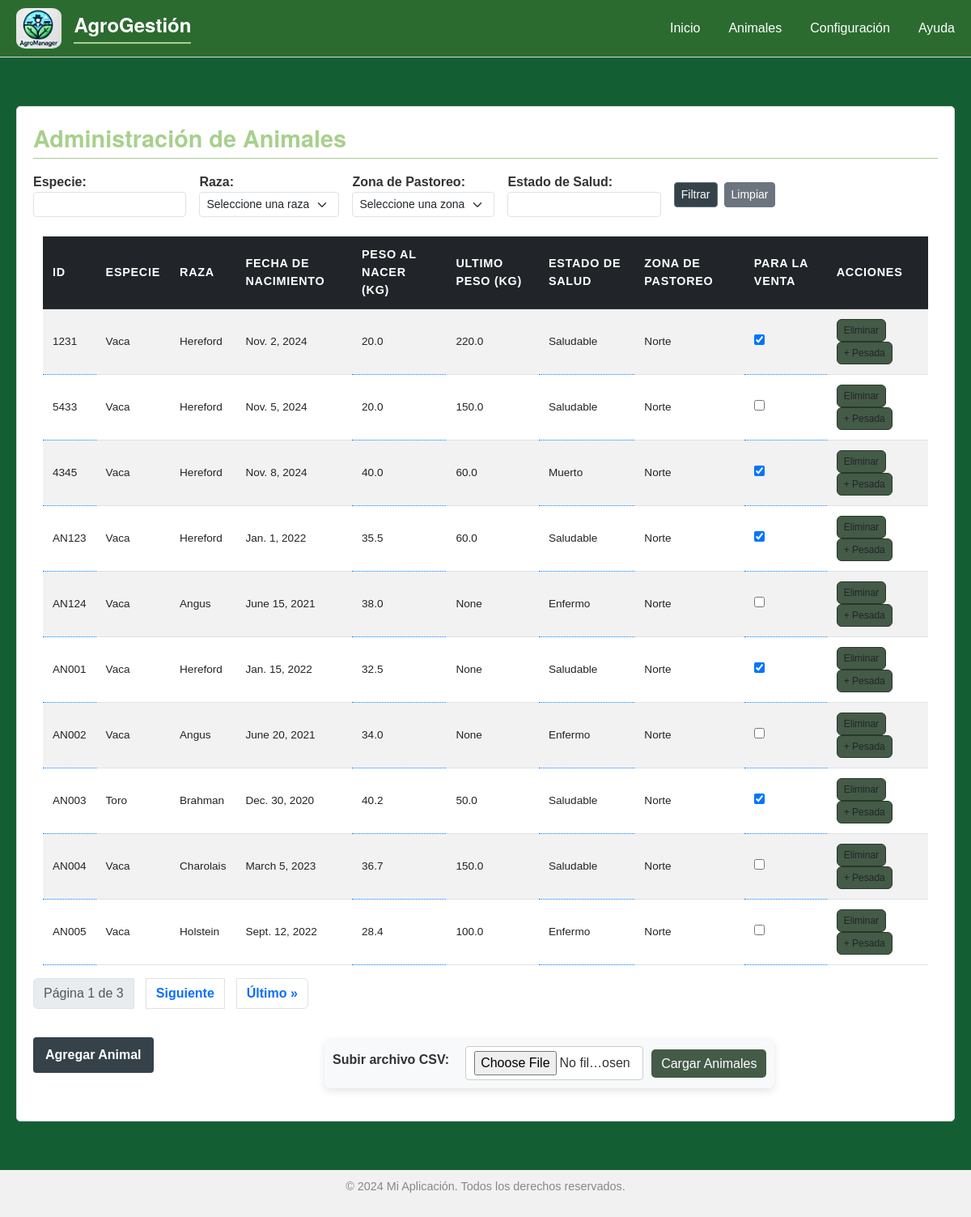
Page /admin_animales/ on the committed database.
### ganaderia/models.py (models this page shows, shortened)
class Animal(models.Model):
    identifier = models.CharField(max_length=50, unique=True)  # Código de identificación único
    species = models.CharField(max_length=100)                 # Especie (vaca, toro, etc.)
    breed = models.ForeignKey('Breed', on_delete=models.SET_NULL, null=True)  # Relación a Breed
    birth_date = models.DateField()                            # Fecha de nacimiento
    birth_weight = models.FloatField(default=0)                          # Peso de nacimiento
    health_status = models.CharField(max_length=100)           # Estado de salud (Ej: "Saludable", "Enfermo")
    pasture_zone = models.ForeignKey('PastureZone', on_delete=models.SET_NULL, null=True)  # Zona de pastoreo actual
    is_for_sale = models.BooleanField(default=False)           # Para marcar animales listos para la venta
    date_added = models.DateTimeField(default=timezone.now)    # Fecha de registro
    def latest_weight(self):
        latest_record = self.weight_records.order_by('-date_recorded').first()
        return latest_record.weight if latest_record else None
    def latest_weight_recorded(self):
        latest_record = self.weight_records.order_by('-date_recorded').first()
        return latest_record.date_recorded if latest_record else None

class Breed(models.Model):
    name = models.CharField(max_length=100, unique=True)  # Nombre de la raza, único
    description = models.TextField(blank=True, null=True)  # Descripción opcional de la raza
    def __str__(self):
        return self.name

class WeightRecord(models.Model):
    animal = models.ForeignKey(Animal, related_name='weight_records', on_delete=models.CASCADE)  # Relación a Animal
    weight = models.FloatField()                           # Peso en kg
    date_recorded = models.DateField(default=timezone.now)  # Fecha del registro de peso

class PastureZone(models.Model):
    name = models.CharField(max_length=100)                   # Nombre de la zona
    area_size = models.FloatField(default=0)                           # Tamaño en hectáreas
    grazing_capacity = models.IntegerField(default=0)                  # Capacidad de pastoreo en número de animales
    current_animals = models.ManyToManyField(Animal, blank=True, related_name='zones')  # Animales actualmente en la zona
    is_active = models.BooleanField(default=True)             # Zona activa o en descanso
    def __str__(self):
        return self.name

### ganaderia/views.py (the view)
# urls.py: path('admin_animales/', admin_animales, name='admin_animales'),
def admin_animales(request):
    animals = Animal.objects.all()
    animal_filter = AnimalFilter(request.GET, queryset=Animal.objects.all())
    pasture_zones = PastureZone.objects.all()
    paginator = Paginator(animal_filter.qs, 10)  # Aplica el paginador al queryset filtrado
    page_number = request.GET.get('page')
    page_obj = paginator.get_page(page_number)
    breeds_list = Breed.objects.all()
    return render(request, 'admin_animales.html', {'animals_list': page_obj, 'breeds_list': breeds_list, 'page_obj': page_obj, 'filter': animal_filter, 'pasturezones': pasture_zones})

### ganaderia/templates/admin_animales.html (shortened to what this page needs)
{% extends "base.html" %}
{% block content %}
    <div class="panel-container">
            <section class="panel" id="animals-panel">
                  <h2>Administración de Animales</h2>
                  <div class="filters-container">
                    <form method="get" class="row row-cols-lg-auto g-3 align-items-center mb-4" id="filtros">
                        <div class="col-12 filter-item">
                            <label for="species" class="form-label mb-0 small">Especie:</label>
                            <input type="text" id="species" name="species" value="{{ species }}" class="form-control form-control-sm">
                        </div>
                        <div class="col-12 filter-item">
                            <label for="breed" class="form-label mb-0 small">Raza:</label>
                            <select id="breed" name="breed" class="form-select form-select-sm">
                                <option value="">Seleccione una raza</option>
                            </select>
                        </div>
                        <div class="col-12 filter-item">
                            <label for="pasture_zone" class="form-label mb-0 small">Zona de Pastoreo:</label>
                            <select id="pasture_zone" name="pasture_zone" class="form-select form-select-sm">
                                <option value="">Seleccione una zona</option>
                            </select>
                        </div>
                        <div class="col-12 filter-item">
                            <label for="health_status" class="form-label mb-0 small">Estado de Salud:</label>
                            <input type="text" id="health_status" name="health_status" value="{{ health_status }}" class="form-control form-control-sm">
                        </div>
                        <div class="col-12 d-flex gap-2 filter-item">
                            <button type="submit" class="btn btn-primary btn-sm">Filtrar</button>
                            <a href="{% url 'admin_animales' %}" class="btn btn-secondary btn-sm">Limpiar</a>
                        </div>
                    </form>
                </div>
                  <div id="list-animales">
                      <div class="container mt-4">
                          <div class="table-responsive">
                              <table class="table table-striped table-hover align-middle animal-grid" id="animalTable">
                                  <thead class="table-dark">
                                      <tr>
                                          <th>ID</th>
                                          <th>Especie</th>
                                          <th>Raza</th>
                                          <th>Fecha de Nacimiento</th>
                                          <th>Peso al nacer (kg)</th>
                                          <th>Ultimo Peso (kg)</th>
                                          <th>Estado de Salud</th>
                                          <th>Zona de Pastoreo</th>
                                          <th>Para la Venta</th>
                                          <th>Acciones</th>
                                      </tr>
                                  </thead>
                                  <tbody>
                                      {% for animal in animals_list%}
                                        <tr data-animal-id="{{ animal.id }}">
                                            <td class="editable" data-field="identifier">{{ animal.identifier }} </td>
                                            <td data-field="species">{{ animal.species }}</td>
                                            <td data-field="breed">{{ animal.breed }}</td>
                                            <td data-field="birth_date">{{ animal.birth_date }}</td>
                                            <td class="editable" data-field="birth_weight">{{ animal.birth_weight }}</td>
                                            <td data-field="latest_weight" title="{{animal.latest_weight_recorded}}">{{ animal.latest_weight }}</td>
                                            <td class="editable" data-field="health_status">{{ animal.health_status }}</td>
                                            <td data-field="pasture_zone">{{ animal.pasture_zone }}</td>
                                            <td class="editable" data-field="is_for_sale" data-animal-id="{{ animal.id }}">
                                                <input type="checkbox" class="sale-checkbox" {% if animal.is_for_sale %}checked{% endif %}>
                                            </td>
                                            <td>
                                                <button class="btn " onclick="confirmDelete({{ animal.id }})" >Eliminar</button>
                                                <button class="btn " onclick="toggleFormPeso({{ animal.id }})" >+ Pesada</button>
                                            </td>
                                        </tr>
                                      {% endfor %}
                                  </tbody>
                              </table>
                          </div>
                      </div>
                  </div>
                  <div class="pagination" id='paginator'>
                    <nav aria-label="Page navigation">
                        <ul class="pagination">
                            <li class="page-item disabled">
                                <span class="page-link">
                                    Página {{ page_obj.number }} de {{ page_obj.paginator.num_pages }}
                                </span>
                            </li>
                            {% if page_obj.has_next %}
                                <li class="page-item">
                                    <a class="page-link" href="?page={{ page_obj.next_page_number }}">Siguiente</a>
                                </li>
                                <li class="page-item">
                                    <a class="page-link" href="?page={{ page_obj.paginator.num_pages }}">Último &raquo;</a>
                                </li>
                            {% endif %}
                        </ul>
                    </nav>
                </div>
                <div class="button-container">
                    <button id="show-form-button" onclick="toggleForm()" class="add-animal-btn">Agregar Animal</button>
                    <form action="{% url 'carga_bulk_animales' %}" method="post" enctype="multipart/form-data" id="cargabulk" class="file-upload-form">
                        <div class="form-row">
                            <label for="file" class="form-label">Subir archivo CSV:</label>
                            <input type="file" id="file" name="file" accept=".csv" required class="form-input">
                            <button type="submit" class="btn btn-submit">Cargar Animales</button>
                        </div>
                    </form>
              </div>
            </section>
        </div>
{% endblock %}

### ganaderia/static/css/styles.css (style rules this page uses)
body { font-family: Arial, sans-serif; margin: 0; padding: 0; background-color: #135f33; color: #333; }
h1, h2, h3, h4, h5, h6 { font-family: 'Helvetica Neue', Arial, sans-serif; font-weight: 600; }
h2 { font-size: 1.8em; line-height: 1.3; color: #a8d08d; border-bottom: 1px solid #a8d08d; padding-bottom: 0.2em; margin-bottom: 0.6em; }
nav ul { list-style: none; padding: 0; display: flex; justify-content: center; gap: 15px; }
nav ul li a { color: #ffffff; text-decoration: none; font-weight: bold; }
.panel-container { display: flex; gap: 20px; max-width: 1200px; margin: 40px auto; padding: 20px; }
#animals-panel { padding: 20px; border: 1px solid #ddd; border-radius: 5px; background-color: #ffffff; }
#show-form-button { padding: 10px 15px; font-size: 1rem; background-color: #35424a; color: #ffffff; border: none; border-radius: 4px; cursor: pointer; transition: background-color 0.3s ease; margin-bottom: 20px; }
.animal-grid { font-size: 0.85rem; }
.animal-grid thead th { font-size: 0.9rem; text-transform: uppercase; letter-spacing: 0.05em; }
.animal-grid td, .animal-grid th { padding: 0.75rem; vertical-align: middle; }
.add-animal-btn { font-size: 0.8rem; padding: 4px 10px; color: #ffffff; border: none; border-radius: 4px; cursor: pointer; transition: background-color 0.3s ease, color 0.3s ease; }
.animal-grid td button { font-size: 0.75rem; padding: 4px 8px; background-color: #445b47; border: 1px solid #28382a; }
.add-animal-btn { background-color: #506c54; font-weight: bold; }
.button-container { display: flex; align-items: center; gap: 10px; flex-wrap: wrap; }
.btn-primary { background-color: #35424a; border-color: #58707e; color: #ffffff; }
.editable { background-color: #325d47; }
th { white-space: normal; padding: 8px 10px; font-size: 0.7em; text-align: left; }
thead { height: 30px; }
th, td { text-overflow: ellipsis; overflow: hidden; max-width: 180px; }
.file-upload-form { display: flex; flex-wrap: wrap; gap: 10px; align-items: center; justify-content: start; padding: 10px; background-color: #f8f9fa; border-radius: 8px; box-shadow: 0 4px 10px rgba(0, 0, 0, 0.1); max-width: 600px; margin: 20px auto; }
.form-row { display: flex; align-items: center; gap: 10px; }
.form-label { font-size: 1em; font-weight: bold; margin-right: 10px; }
.form-input { font-size: 1em; padding: 5px 10px; width: 220px; border: 1px solid #ccc; border-radius: 4px; background-color: #fff; }
.btn-submit { padding: 6px 12px; font-size: 1em; background-color: #445b47; color: white; border: none; border-radius: 5px; cursor: pointer; transition: background-color 0.3s ease; height: 35px; }

### ganaderia/templates/base.html (style rules this page uses)
.editable { cursor: pointer; border-bottom: 1px dotted #007bff; color: #007bff; }

### ganaderia/templates/admin_animales.html (style rules this page uses)
.form-control-sm { padding: 0.2rem; height: 1.5rem; font-size: 0.875rem; }

### rows in the picture
Animal: identifier "1231", species "Vaca", breed "Hereford", birth_date "Nov. 2, 2024", birth_weight "20.0", latest_weight "220.0", health_status "Saludable", pasture_zone "Norte", is_for_sale "☑"
Animal: identifier "5433", species "Vaca", breed "Hereford", birth_date "Nov. 5, 2024", birth_weight "20.0", latest_weight "150.0", health_status "Saludable", pasture_zone "Norte"
Animal: identifier "4345", species "Vaca", breed "Hereford", birth_date "Nov. 8, 2024", birth_weight "40.0", latest_weight "60.0", health_status "Muerto", pasture_zone "Norte", is_for_sale "☑"
Animal: identifier "AN123", species "Vaca", breed "Hereford", birth_date "Jan. 1, 2022", birth_weight "35.5", latest_weight "60.0", health_status "Saludable", pasture_zone "Norte", is_for_sale "☑"
Animal: identifier "AN124", species "Vaca", breed "Angus", birth_date "June 15, 2021", birth_weight "38.0", latest_weight "None", health_status "Enfermo", pasture_zone "Norte"
Animal: identifier "AN001", species "Vaca", breed "Hereford", birth_date "Jan. 15, 2022", birth_weight "32.5", latest_weight "None", health_status "Saludable", pasture_zone "Norte", is_for_sale "☑"
Animal: identifier "AN002", species "Vaca", breed "Angus", birth_date "June 20, 2021", birth_weight "34.0", latest_weight "None", health_status "Enfermo", pasture_zone "Norte"
Animal: identifier "AN003", species "Toro", breed "Brahman", birth_date "Dec. 30, 2020", birth_weight "40.2", latest_weight "50.0", health_status "Saludable", pasture_zone "Norte", is_for_sale "☑"
Animal: identifier "AN004", species "Vaca", breed "Charolais", birth_date "March 5, 2023", birth_weight "36.7", latest_weight "150.0", health_status "Saludable", pasture_zone "Norte"
Animal: identifier "AN005", species "Vaca", breed "Holstein", birth_date "Sept. 12, 2022", birth_weight "28.4", latest_weight "100.0", health_status "Enfermo", pasture_zone "Norte"

### other values in the picture
{{ page_obj.number }} "1"
{{ page_obj.paginator.num_pages }} "3"
